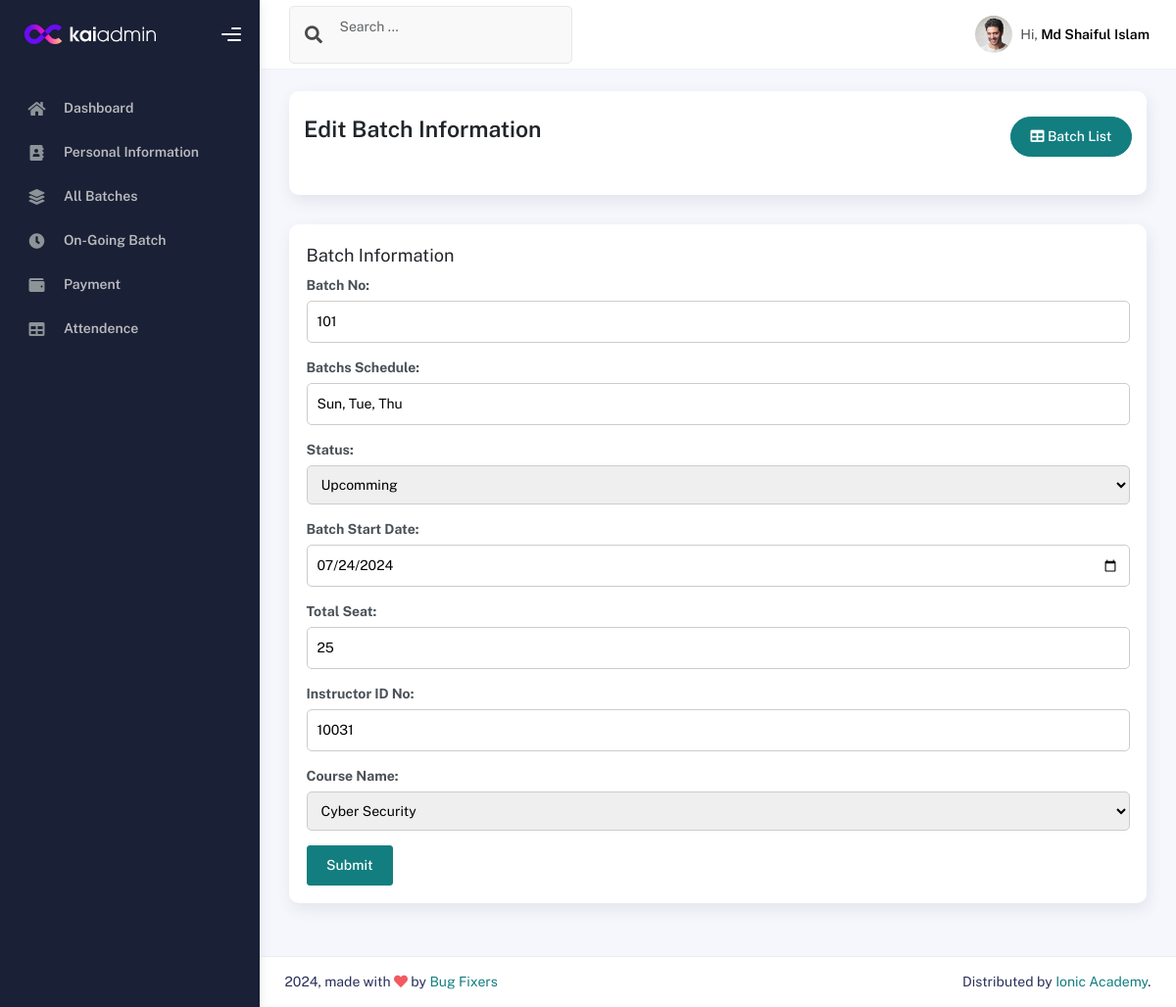
Screenshot of /editbatch/1 (signed in) with the database file from the repository.
### IMSapp/models.py (models this page shows, shortened)
class IMSUserModel(AbstractUser):
    USERTYPE=[
        ('Authority','Authority'),
        ('Student','Student'),
        ('Teacher','Teacher'),
        ('Staff','Staff'),
    ]
    UserType=models.CharField(choices=USERTYPE,max_length=100, null=True)

class StudentModel(models.Model):
    Imsuser=models.OneToOneField(IMSUserModel,on_delete=models.CASCADE,related_name='studentinfo',null=True)
    StudentID=models.CharField(max_length=100,null=True)
    StudentName=models.CharField(max_length=100,null=True)
    StudentPhoto=models.ImageField(upload_to='studentPhoto',null=True)
    AdmissionDate=models.DateField(auto_now_add=True,null=True)
    EducationalQualification=models.CharField(max_length=100,null=True)
    LinkedInLink =models.CharField(max_length=150,null=True)
    GithubLink =models.CharField(max_length=150,null=True)
    FacebookLink =models.CharField(max_length=150,null=True)

class BatchInfoModel(models.Model):
    BatchNo=models.CharField(max_length=100,null=True)
    Batchschedule=models.CharField(max_length=100,null=True)
    STATUS = [
        ('On-Going','On-Going'),
        ('Upcomming','Upcomming'),
        ('Completed','Completed')
    ]
    Status=models.CharField(choices = STATUS, max_length=100,null=True)
    BatchStartDate=models.DateField(null=True)
    TotalStudent=models.CharField(max_length=100,null=True)
    BatchInstructor=models.CharField(max_length=100,null=True)
    CourseName=models.ForeignKey(CourseInfoModel,on_delete = models.SET_NULL,related_name='coursenameinfo',null=True)

class CourseInfoModel(models.Model):
    CourseName=models.CharField(max_length=150, null=True)
    Sologan=models.CharField(max_length=100, null=True)
    ShortSummary=models.CharField(max_length=150, null=True)
    CourseCategory=models.ForeignKey(CourseCategoryModel,on_delete=models.SET_NULL,related_name='coursecategory', null=True)
    Lecture=models.IntegerField(null=True)
    CourseDuration=models.IntegerField(null=True)
    WeeklyClass=models.IntegerField(null=True)
    ClassDuration=models.IntegerField(null=True)
    TotalProject=models.IntegerField(null=True)
    CourseOverview=models.TextField(null=True)
    CourseCurrriculum=models.TextField(null=True)
    Software=models.TextField(max_length=200, null=True)
    CourseFor=models.TextField(null=True)
    JobPositions=models.TextField(null=True)
    CourseFee=models.IntegerField(null=True)
    IntroVideo=models.CharField(max_length=200, null=True)
    CourseImage=models.ImageField(upload_to='courseImage', null=True)
    def __str__(self):
        return self.CourseName

### IMSapp/batchviews.py (the view)
# urls.py: path('editbatch/<str:myid>',editbatch,name="editbatch"),
@login_required
def editbatch(request,myid):
    batchdata= get_object_or_404(BatchInfoModel,id=myid)
    if request.method == 'POST':
        batchform = BatchInfoForm(request.POST,instance=batchdata)
        if batchform.is_valid():
            batchform.save()
            return redirect('batchlist')
    else:
        batchform = BatchInfoForm(instance=batchdata)
    context = {
        'batchform':batchform,
    }
    return render(request,"batches/editbatch.html",context)

### IMSapp/forms.py
class BatchInfoForm(forms.ModelForm):
    class Meta:
        model = BatchInfoModel
        fields = "__all__"
        widgets = {
            'BatchStartDate':forms.DateInput(attrs={
                'type':'date'
            }),
            'BatchNo': forms.TextInput(attrs={
                'placeholder': 'Example: 75'
            }),
            'Batchschedule': forms.TextInput(attrs={
                'placeholder': 'Example: Sat, Mon, Wed'
            }),
            'TotalStudent': forms.TextInput(attrs={
                'placeholder': 'Example: 25'
            }),
            'BatchInstructor': forms.TextInput(attrs={
                'placeholder': 'Example: 20012, 24022'
            }),
        }
        labels = {
            "BatchNo":"Batch No",
            "Batchschedule":"Batchs Schedule",
            "BatchStartDate":"Batch Start Date",
            "TotalStudent":"Total Seat",
            "BatchInstructor":"Instructor ID No",
            "CourseName":"Course Name",
        }

### IMSapp/templates/batches/editbatch.html (shortened to what this page needs)
{% extends "profilemaster/master.html" %}
{% block content %}
<div class="col-sm-12 col-md-12">
    <div class="card card-stats card-round">
        <div class="card-body">
            <div class="d-flex align-items-left align-items-md-center flex-column flex-md-row pt-2 pb-4">
                <div>
                    <h3 class="fw-bold mb-3">Edit Batch Information</h3>
                </div>
                <div class="ms-md-auto py-2 py-md-0">
                    <a href="{% url 'batchlist' %}" class="btn btn-primary btn-round"><i class="fas fa-table"></i> Batch List</a>
                </div>
            </div>
        </div>
    </div>
</div>
<div class="row">
    <div class="col-sm-12">
        <div class="card">
            <div class="card-body">
                <form method="POST">
                    <div class="row">
                        <div class="col-12">
                            <h5 class="form-title"><span>Batch Information</span></h5>
                        </div>
                        {{batchform}}
                        <div class="col-12">
                            <button type="submit" class="btn btn-primary">Submit</button>
                        </div>
                    </div>
                </form>
            </div>
        </div>
    </div>
</div>
{% endblock content %}

### IMSapp/templates/profilemaster/header.html (shortened to what this page needs)
{% load static %}
<div class="main-header">
    <nav class="navbar navbar-header navbar-header-transparent navbar-expand-lg border-bottom">
      <div class="container-fluid">
        <nav class="navbar navbar-header-left navbar-expand-lg navbar-form nav-search p-0 d-none d-lg-flex">
          <div class="input-group">
            <div class="input-group-prepend">
              <button type="submit" class="btn btn-search pe-1">
                <i class="fa fa-search search-icon"></i>
              </button>
            </div>
            <input type="text" placeholder="Search ..." class="form-control" />
          </div>
        </nav>
        <ul class="navbar-nav topbar-nav ms-md-auto align-items-center">
          <li class="nav-item topbar-user dropdown hidden-caret">
            <a class="dropdown-toggle profile-pic" data-bs-toggle="dropdown" href="#" aria-expanded="false">
              <div class="avatar-sm">
                <img src="{% static 'profileassets/img/profile.jpg' %}" alt="..." class="avatar-img rounded-circle" />
              </div>
              <span class="profile-username">
                <span class="op-7">Hi,</span>
                <span class="fw-bold">{{user.studentinfo.StudentName}}</span>
              </span>
            </a>
          </li>
        </ul>
      </div>
    </nav>
  </div>

### IMSapp/templates/batches/editbatch.html (style rules this page uses)
label { margin-bottom: 5px; color: #666; text-align: left; font-weight: bold; }
input,select,textarea { margin-bottom: 15px; padding: 10px; border: 1px solid #ccc; border-radius: 5px; width: 100%; }

### rows the page displays
IMSUserModel: studentinfo.StudentName "Md Shaiful Islam"
BatchInfoModel: BatchNo "101", Batchschedule "Sun, Tue, Thu", Status "Upcomming", BatchStartDate "07/24/2024", TotalStudent "25", BatchInstructor "10031"
CourseInfoModel: CourseName "Cyber Security"
